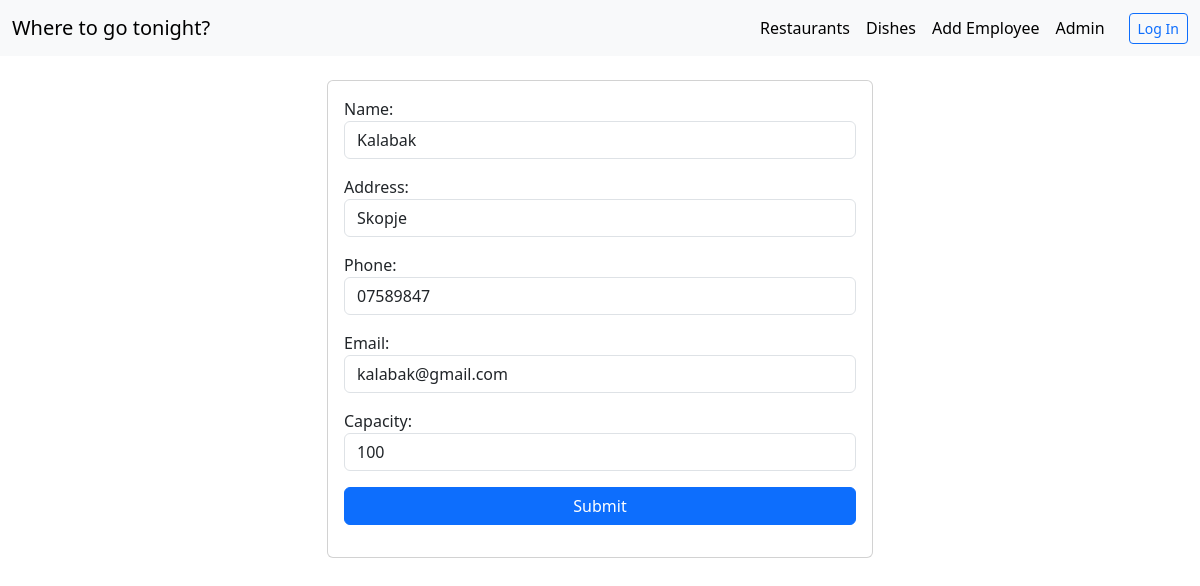
Page /restaurant/edit/1/ on the committed database.
### restapp/models.py (models this page shows, shortened)
class Restaurant(models.Model):
    name = models.CharField(max_length=30)
    address = models.CharField(max_length=30)
    phone = models.CharField(max_length=30)
    email = models.EmailField()
    capacity = models.IntegerField()

### restapp/views.py (the view)
# urls.py: path('restaurant/edit/<id>/', edit_restaurant, name="edit restaurant"),
def edit_restaurant(request, id):
    restaurant_instance = Restaurant.objects.filter(id=id).get()
    if request.method == "POST":
        restaurant = RestaurantForm(request.POST, instance=restaurant_instance)
        if restaurant.is_valid():
            restaurant.save()
        return redirect("restaurants")
    else:
        restaurant = RestaurantForm(instance=restaurant_instance)
    return render(request, "edit_restaurant.html", {"form": restaurant})

### restapp/forms.py
class RestaurantForm(forms.ModelForm):
    def __init__(self, *args, **kwargs):
        super(RestaurantForm, self).__init__(*args, **kwargs)
        for field in self.visible_fields():
            field.field.widget.attrs["class"] = " form-control"
    class Meta:
            model = Restaurant
            fields = "__all__"

### restapp/templates/edit_restaurant.html (shortened to what this page needs)
{% extends "base.html" %}
{% block content %}
<div class="container mt-4">
    <div class="row justify-content-center">
        <div class="col-md-6">
            <div class="card">
                <div class="card-body">
                    <form method="post">
                        {{ form.as_p }}
                        <div class="d-grid">
                            <input type="submit" value="Submit" class="btn btn-primary">
                        </div>
                    </form>
                </div>
            </div>
        </div>
    </div>
</div>
{% endblock %}

### rows in the picture
Restaurant: name "Kalabak", address "Skopje", phone "07589847", email "kalabak@gmail.com", capacity "100"
